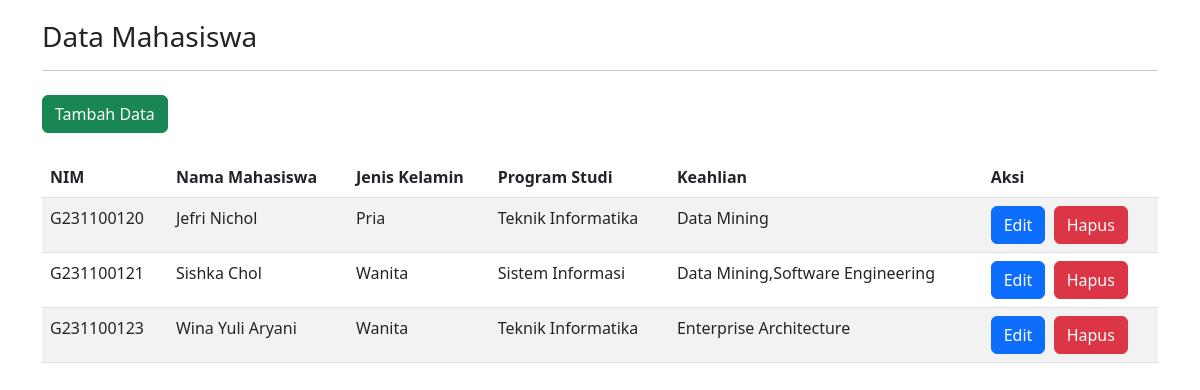
The page / on the database its author committed.
### tables this page shows
CREATE TABLE `mahasiswa` (
  `id` int(10) NOT NULL,
  `nim` varchar(50) NOT NULL,
  `nama_mahasiswa` varchar(50) NOT NULL,
  `jenis_kelamin` enum('Pria','Wanita') NOT NULL,
  `program_studi` varchar(50) NOT NULL,
  `keahlian` varchar(100) NOT NULL
);

### index.php (the view, shortened to what this page needs)
<?php
include("koneksi.php");
?>
<!doctype html>
<html lang="en">
<head>
    <link href="https://cdn.jsdelivr.net/npm/bootstrap@5.3.0-alpha3/dist/css/bootstrap.min.css" rel="stylesheet">
</head>
<body>
    <div class="container">
        <div class="col-md-12">
            <h3 style="margin:20px 0px 5px 0px">Data Mahasiswa</h3>
            <hr>
            <a href="tambah_form.php" class="btn btn-success mt-2">Tambah Data</a>
            <table class="table table-striped mt-4">
                <thead>
                    <tr class="info">
                        <th>NIM</th>
                        <th>Nama Mahasiswa</th>
                        <th>Jenis Kelamin</th>
                        <th>Program Studi</th>
                        <th>Keahlian</th>
                        <th>Aksi</th>
                    </tr>
                </thead>
                <?php
                $sql = "select * from mahasiswa";
                $query = mysqli_query($koneksi, $sql);
                while ($mhs = mysqli_fetch_array($query)) {
                    echo "<tr>";
                    echo "<td>" . $mhs['nim'] . "</td>";
                    echo "<td>" . $mhs['nama_mahasiswa'] . "</td>";
                    echo "<td>" . $mhs['jenis_kelamin'] . "</td>";
                    echo "<td>" . $mhs['program_studi'] . "</td>";
                    echo "<td>" . $mhs['keahlian'] . "</td>";
                    echo "<td>";
                    echo "<a href='edit_form.php?id=" . $mhs['id'] . "' class='btn btn-primary'>Edit</a> &nbsp";
                    echo "<a href='hapus_aksi.php?id=" . $mhs['id'] . "' class='btn btn-danger'onclick='return konfirmasi()'>Hapus</a>";
                    echo "</td>";
                    echo "</tr>";
                }
                ?>
            </table>
        </div>
    </div>
</body>
</html>

### rows shown on the page
mahasiswa: nim "G231100120", nama_mahasiswa "Jefri Nichol", jenis_kelamin "Pria", program_studi "Teknik Informatika", keahlian "Data Mining"
mahasiswa: nim "G231100121", nama_mahasiswa "Sishka Chol", jenis_kelamin "Wanita", program_studi "Sistem Informasi", keahlian "Data Mining,Software Engineering"
mahasiswa: nim "G231100123", nama_mahasiswa "Wina Yuli Aryani", jenis_kelamin "Wanita", program_studi "Teknik Informatika", keahlian "Enterprise Architecture"
